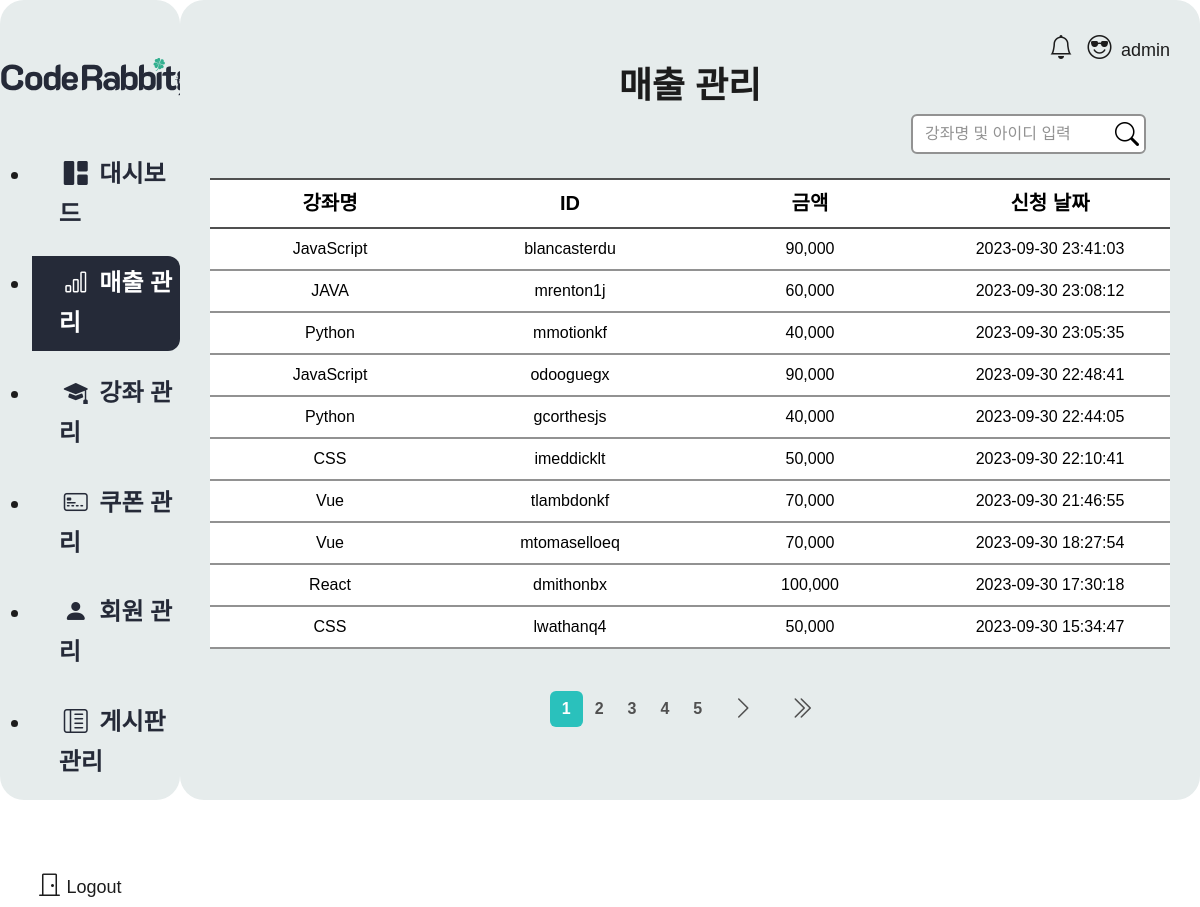
Page /admin/sales/sales_list.php (signed in) on the committed database.
### tables this page shows
CREATE TABLE `sales` (
  `sid` int(11) NOT NULL,
  `name` varchar(100) NOT NULL COMMENT '강좌명',
  `userid` varchar(100) NOT NULL COMMENT '사용자명',
  `price` int(11) NOT NULL COMMENT '금액',
  `regdate` datetime NOT NULL COMMENT '수강신청 날짜'
);

### admin/inc/pagenation.php (called while the page is built, shortened)
<?php
      $statLimit = ($pageNumber-1)*$pageCount;
      $endLimit = $pageCount;
      $search = $_GET['search'] ?? '';
      $pagesql = "SELECT COUNT(*) AS cnt FROM ".$table." WHERE 1=1".$search_where;
      $page_result = $mysqli->query($pagesql);
      $page_row = $page_result->fetch_object();
      $row_num = $page_row->cnt;
      $block_ct = 5;
      $block_num = ceil($pageNumber/$block_ct);
      $block_start = (($block_num -1)*$block_ct) + 1;
      $block_end = $block_start + $block_ct -1;
      $total_page = ceil($row_num/$pageCount);
      $total_block = ceil($total_page/$block_ct);
      $sql = "SELECT * FROM ".$table." WHERE 1=1";
      $sql .= $search_where;
      $order = " order by regdate desc";
      $limit = " limit $statLimit, $endLimit";
      $query = $sql.$order.$limit;
      $result = $mysqli -> query($query);
      while($rs = $result -> fetch_object()){
        $rsc[] = $rs;
      }
?>

### admin/sales/sales_list.php (the view, shortened to what this page needs)
<?php
  $sales_css = '<link rel="stylesheet" href="/attention_renewal/admin/css/sales.css">';
  require_once $_SERVER['DOCUMENT_ROOT'].'/attention_renewal/admin/inc/header.php';
  $pageNumber = $_GET['pageNumber'] ?? 1;
  $pageCount = $_GET['pageCount'] ?? 10;
  $table = "sales";
  require_once $_SERVER['DOCUMENT_ROOT'].'/attention_renewal/admin/inc/pagenation.php';
?>
<div class="sales">
  <h2 class="tt_01 text-center">매출 관리</h2>
    <div class="d-flex justify-content-end">
        <form action="sales_list.php">
          <div class="seach mx-4 d-flex">
            <input type="text" name="search" id="search" class="form-control" placeholder="강좌명 및 아이디 입력">
            <button type="submit"><i class="bi bi-search icon_gray"></i></button>
          </div>
        </form>
    </div>
    <form action="sales_list.php">
      <table class="table mt-4">
        <thead>
          <tr class="board_hd text1 text-center">
            <th scope="col" class="col-3">강좌명</th>
            <th scope="col" class="col-3">ID</th>
            <th scope="col" class="col-3">금액</th>
            <th scope="col" class="col-3">신청 날짜</th>
          </tr>
        </thead>
        <tbody>
          <?php
            if(isset($rsc)){
              foreach($rsc as $item){
          ?>
          <tr class="board_bd">
            <td class="text-center"><?= $item -> name; ?></td>
            <td class="text-center"><?= $item -> userid; ?></td>
            <td class="text-center number"><?= $item -> price; ?></td>
            <td class="text-center"><?= $item -> regdate; ?></td>
          </tr>
          <?php
            }
          } else {
          ?>
          <tr>
            <td colspan="12" class="text-center board_bd">조회 결과가 없습니다.</td>
          </tr>
          <?php
            }
          ?>
        </tbody>
      </table>
      <nav aria-label="페이지네이션" class="space">
        <ul class="pagination justify-content-center align-items-center">
          <?php
            for($i=$block_start;$i<=$block_end;$i++){
              if($pageNumber == $i){
                  echo "<li class=\"page-item active\" aria-current=\"page\"><a href=\"?pageNumber={$i}\" class=\"page-link\">{$i}</a></li>";
              }else{
                  echo "<li class=\"page-item\"><a href=\"?pageNumber={$i}&search={$search}\" class=\"page-link\">{$i}</a></li>";
              }
            }
            if($pageNumber<$total_page){
              if($total_block > $block_num){
                  $next = $block_num * $block_ct + 1;
                  echo "<li class=\"page-item\"><a href=\"?pageNumber={$next}&search={$search}\" class=\"page-link\"><i class=\"bi bi-chevron-right icon_gray\"></i></a></li>";
              }
              echo "<li class=\"page-item\"><a href=\"?pageNumber={$total_page}&search={$search}\" class=\"page-link\"><i class=\"bi bi-chevron-double-right icon_gray\"></i></a></li>";
            }
          ?>
        </ul>
      </nav>
    </form>
</div>
<?php
    require_once $_SERVER['DOCUMENT_ROOT'].'/attention_renewal/admin/inc/footer.php';
?>

### admin/css/common.css (style rules this page uses)
:root { --base-unit: 20px; --bs-border-color: var(--gray); --bs-border-width: 2px; --tt-size-01: 36px; --tt-size-02: 28px; --tt-size-03: 24px; --text1-size: 20px; --text2-size: 18px; --text3-size: 16px; --text4-size: 14px; --bs-body-color: #1c1c1c; --white: #fff; --black: #1c1c1c; --dark-gray: #505050; --gray: #929292; --light-gray: #dedede; --blue-Gray: #E6ECEC; --dark-blue: #252a38; --mint: #2ac1bc; --red: #e95b5a; --orange: #f1511e; --mint-focus: 0px 0px 0px 5px rgba(42, 193, 188, 0.35); --card-shadow: 2px 3px 15px 0px rgba(0, 0, 0, 0.15); }
a { color: var(--dark); text-decoration: none; }
body { color: var(--black); font-family: 'Pretendard', sans-serif; }
.space { border-top: var(--base-unit) solid transparent; }
.tt_01 { font-size: var(--tt-size-01); font-weight: 700; line-height: 40px; }
.text1 { font-size: var(--text1-size); font-weight: 500; }
i.bi { color: var(--dark); font-size: 24px; padding: 0 5px; }
input.form-control::placeholder { color: var(--gray); }
.seach { position: relative; display: inline-block; }
.seach button { position: absolute; background: var(--white); padding: 1px 0; top: 6px; right: 2px; }
button { background: transparent; border: none; }
.pagination { font-weight: 700; --bs-pagination-bg: transparent; --bs-pagination-hover-color: var(--gray); --bs-pagination-hover-bg: transparent; --bs-pagination-focus-color: var(--mint); --bs-pagination-focus-box-shadow: transparent; --bs-pagination-active-bg: var(--mint); --bs-pagination-active-border-color: var(--mint); --bs-pagination-disabled-color: var(--light-gray); --bs-pagination-disabled-bg: transparent; }
.page-link { line-height: 1.5; color: var(--dark-gray); border-radius: var(--bs-border-radius); border: transparent; margin: 0 0.125rem; }

### admin/css/sales.css (style rules this page uses)
.sales .table .board_hd { font-weight: 700; line-height: 1.55; border-top: var(--bs-border-width) solid var(--dark-gray); border-bottom: var(--bs-border-width) solid var(--dark-gray); }
.sales .table .board_bd { border-bottom: 1px solid var(--gray); }

### rows in the picture
sales: name "JavaScript", userid "blancasterdu", price "90,000", regdate "2023-09-30 23:41:03"
sales: name "JAVA", userid "mrenton1j", price "60,000", regdate "2023-09-30 23:08:12"
sales: name "Python", userid "mmotionkf", price "40,000", regdate "2023-09-30 23:05:35"
sales: name "JavaScript", userid "odooguegx", price "90,000", regdate "2023-09-30 22:48:41"
sales: name "Python", userid "gcorthesjs", price "40,000", regdate "2023-09-30 22:44:05"
sales: name "CSS", userid "imeddicklt", price "50,000", regdate "2023-09-30 22:10:41"
sales: name "Vue", userid "tlambdonkf", price "70,000", regdate "2023-09-30 21:46:55"
sales: name "Vue", userid "mtomaselloeq", price "70,000", regdate "2023-09-30 18:27:54"
sales: name "React", userid "dmithonbx", price "100,000", regdate "2023-09-30 17:30:18"
sales: name "CSS", userid "lwathanq4", price "50,000", regdate "2023-09-30 15:34:47"
